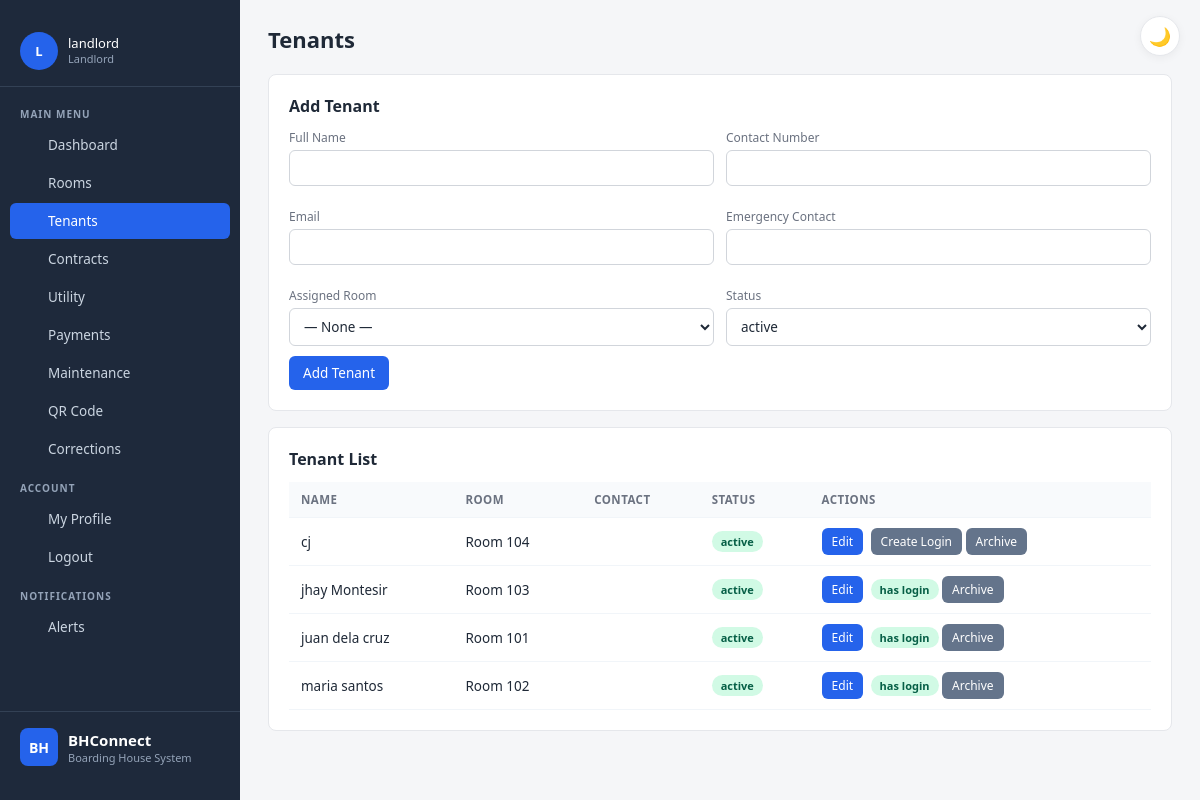
The app's page /landlord/tenants.php (signed in) with its own data.
### tables this page shows
CREATE TABLE `tenants` (
  `id` int(11) NOT NULL,
  `full_name` varchar(100) NOT NULL,
  `contact` varchar(30) DEFAULT NULL,
  `email` varchar(100) DEFAULT NULL,
  `emergency_contact` varchar(100) DEFAULT NULL,
  `room_id` int(11) DEFAULT NULL,
  `status` enum('active','archived') DEFAULT 'active',
  `created_at` timestamp NOT NULL DEFAULT current_timestamp()
);

CREATE TABLE `rooms` (
  `id` int(11) NOT NULL,
  `room_number` varchar(20) NOT NULL,
  `room_type` varchar(50) DEFAULT NULL,
  `capacity` int(11) DEFAULT 1,
  `rental_rate` decimal(10,2) DEFAULT 0.00,
  `status` enum('vacant','occupied','reserved','maintenance') DEFAULT 'vacant'
);

### landlord/tenants.php (the view, shortened to what this page needs)
<?php
require_once '../includes/auth.php';
$edit = null;
$tenants = $conn->query("
  SELECT t.*, r.room_number,
         (SELECT COUNT(*) FROM users u WHERE u.tenant_id = t.id) AS has_login
  FROM tenants t
  LEFT JOIN rooms r ON r.id = t.room_id
  ORDER BY t.status ASC, t.full_name ASC
");
include '../includes/header.php';
?>
<h1>Tenants</h1>
<div class="card">
  <h2><?= $edit ? 'Edit Tenant' : 'Add Tenant' ?></h2>
  <form method="post">
    <div class="grid-2">
      <div>
        <label>Full Name</label>
        <input name="full_name" required value="<?= htmlspecialchars($edit['full_name'] ?? '') ?>">
      </div>
      <div>
        <label>Contact Number</label>
        <input name="contact" value="<?= htmlspecialchars($edit['contact'] ?? '') ?>">
      </div>
      <div>
        <label>Email</label>
        <input name="email" type="email" value="<?= htmlspecialchars($edit['email'] ?? '') ?>">
      </div>
      <div>
        <label>Emergency Contact</label>
        <input name="emergency_contact" value="<?= htmlspecialchars($edit['emergency_contact'] ?? '') ?>">
      </div>
      <div>
        <label>Assigned Room</label>
        <select name="room_id">
          <option value="">— None —</option>
        </select>
      </div>
      <div>
        <label>Status</label>
        <select name="status">
          <?php foreach (['active','archived'] as $s): ?>
            <option value="<?= $s ?>" <?= ($edit['status'] ?? 'active') === $s ? 'selected' : '' ?>><?= $s ?></option>
          <?php endforeach; ?>
        </select>
      </div>
    </div>
    <button type="submit"><?= $edit ? 'Update Tenant' : 'Add Tenant' ?></button>
  </form>
</div>
<div class="card">
  <h2>Tenant List</h2>
  <table>
    <tr><th>Name</th><th>Room</th><th>Contact</th><th>Status</th><th>Actions</th></tr>
    <?php while ($t = $tenants->fetch_assoc()): ?>
      <tr>
        <td><?= htmlspecialchars($t['full_name']) ?></td>
        <td><?= $t['room_number'] ? 'Room ' . htmlspecialchars($t['room_number']) : '—' ?></td>
        <td><?= htmlspecialchars($t['contact']) ?></td>
        <td>
          <span class="badge <?= $t['status'] === 'active' ? 'badge-green' : 'badge-gray' ?>">
            <?= $t['status'] ?>
          </span>
        </td>
        <td class="actions">
          <a class="btn btn-sm" href="tenants.php?edit=<?= $t['id'] ?>">Edit</a>
          <?php if ($t['has_login'] == 0 && $t['status'] === 'active'): ?>
            <button type="button" class="btn btn-sm btn-gray" onclick="showLoginForm(<?= $t['id'] ?>, '<?= htmlspecialchars(addslashes($t['full_name'])) ?>')">Create Login</button>
          <?php elseif ($t['has_login'] > 0): ?>
            <span class="badge badge-green">Has Login</span>
          <?php endif; ?>
          <?php if ($t['status'] === 'active'): ?>
            <form method="post" class="inline-form" onsubmit="return confirm('Archive this tenant?')">
              <button class="btn btn-sm btn-gray" type="submit">Archive</button>
            </form>
          <?php endif; ?>
        </td>
      </tr>
    <?php endwhile; ?>
  </table>
</div>
<?php include '../includes/footer.php'; ?>

### assets/css/style.css (style rules this page uses)
:root { --bg: #f5f6f8; --card-bg: #ffffff; --text: #1f2937; --text-muted: #6b7280; --text-dim: #94a3b8; --border: #e5e7eb; --border-soft: #f1f5f9; --input-bg: #ffffff; --input-border: #d1d5db; --sidebar-bg: #1e293b; --sidebar-text: #cbd5e1; --sidebar-hover: #334155; --sidebar-border: #334155; --brand-name: #ffffff; --brand-sub: #94a3b8; --user-name: #ffffff; --accent: #2563eb; --accent-hover: #1d4ed8; --danger: #dc2626; --danger-hover: #b91c1c; --table-header-bg: #f8fafc; --table-hover: #fafbfc; --shadow: rgba(0,0,0,0.05); }
* { box-sizing: border-box; }
html, body { margin: 0; padding: 0; }
body { font-family: 'Segoe UI', system-ui, Arial, sans-serif; background: var(--bg); color: var(--text); font-size: 14px; transition: background 0.2s, color 0.2s; }
h1 { font-size: 22px; margin: 0 0 20px; font-weight: 600; }
h2 { font-size: 16px; margin: 0 0 12px; font-weight: 600; }
.card { background: var(--card-bg); border: 1px solid var(--border); border-radius: 8px; padding: 20px; margin-bottom: 16px; transition: background 0.2s, border-color 0.2s; }
table { width: 100%; border-collapse: collapse; font-size: 13.5px; }
th, td { padding: 10px 12px; text-align: left; border-bottom: 1px solid var(--border-soft); color: var(--text); }
th { background: var(--table-header-bg); font-weight: 600; font-size: 11.5px; color: var(--text-muted); text-transform: uppercase; letter-spacing: 0.04em; }
input, select, textarea { padding: 8px 10px; border: 1px solid var(--input-border); border-radius: 6px; font-size: 13.5px; width: 100%; margin-bottom: 10px; font-family: inherit; background: var(--input-bg); color: var(--text); }
label { font-size: 12px; color: var(--text-muted); display: block; margin-bottom: 4px; font-weight: 500; }
button, .btn { background: var(--accent); color: #fff; border: none; padding: 8px 14px; border-radius: 6px; cursor: pointer; font-size: 13.5px; text-decoration: none; display: inline-block; font-family: inherit; transition: background 0.15s; }
.btn-sm { padding: 5px 10px; font-size: 12px; }
.btn-gray { background: #64748b; }
.grid-2 { display: grid; grid-template-columns: 1fr 1fr; gap: 12px; }
.badge { display: inline-block; padding: 3px 9px; border-radius: 12px; font-size: 11px; font-weight: 600; text-transform: lowercase; }
.badge-green { background: #d1fae5; color: #065f46; }
.actions a, .actions form { margin-right: 4px; }
.inline-form { display: inline; }

### records on screen
tenants: full_name "cj", room.room_number "104", status "active"
tenants: full_name "jhay Montesir", room.room_number "103", status "active", shows "has login"
tenants: full_name "juan dela cruz", room.room_number "101", status "active", shows "has login"
tenants: full_name "maria santos", room.room_number "102", status "active", shows "has login"

### other values on screen
initials($displayName) "L"
$displayName "landlord"
$role "Landlord"
form field status "active"
